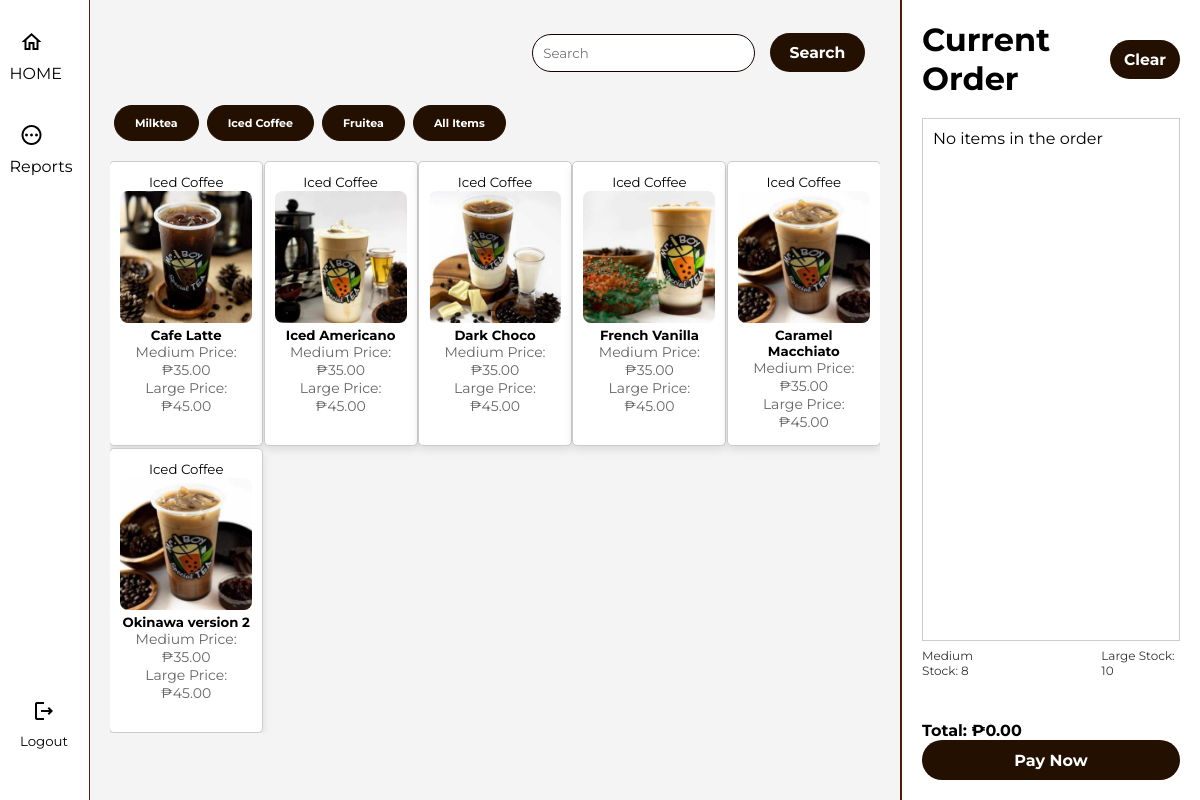
Page /order_management.php?category_id=12 (signed in) on the committed database.
### tables this page shows
CREATE TABLE `categories` (
  `id` int(11) NOT NULL,
  `name` varchar(255) NOT NULL,
  `image` varchar(255) NOT NULL
);

CREATE TABLE `items` (
  `id` int(11) NOT NULL,
  `name` varchar(100) NOT NULL,
  `category_id` int(11) NOT NULL,
  `image` varchar(255) DEFAULT NULL,
  `medium_price` decimal(10,2) NOT NULL,
  `large_price` decimal(10,2) NOT NULL,
  `medium_size` int(11) DEFAULT 0,
  `large_size` int(11) DEFAULT 0,
  `is_deleted` tinyint(1) DEFAULT 0,
  `status` tinyint(1) DEFAULT 1,
  `quantity` int(11) NOT NULL DEFAULT 0
);

### order_management.php (the view, shortened to what this page needs)
<?php
include 'config.php';
$search_term = $_GET['search'] ?? '';
$category_id = $_GET['category_id'] ?? null;
if (!empty($search_term)) {
    $item_query = $conn->prepare("SELECT items.*, categories.name AS category_name FROM items
                                  JOIN categories ON items.category_id = categories.id
                                  WHERE items.name LIKE ?");
    $like_term = "%" . $search_term . "%";
    $item_query->bind_param("s", $like_term);
    $item_query->execute();
    $items = $item_query->get_result();
} else {
    if ($category_id) {
        $item_query = $conn->prepare("SELECT items.*, categories.name AS category_name FROM items
                                      JOIN categories ON items.category_id = categories.id
                                      WHERE items.category_id = ?");
        $item_query->bind_param("i", $category_id);
        $item_query->execute();
        $items = $item_query->get_result();
    } else {
        $items = $conn->query("SELECT items.*, categories.name AS category_name FROM items
                               JOIN categories ON items.category_id = categories.id");
    }
}
$totalAmount = array_reduce($_SESSION['order'], function ($sum, $order_item) {
    return $sum + ($order_item['price'] * $order_item['quantity']);
}, 0);
$categories = $conn->query("SELECT * FROM categories");
$first_cup_query = $conn->query("SELECT id, name, medium_size, large_size FROM items LIMIT 1");
$first_cup = $first_cup_query->fetch_assoc();
$remainingMedium = $first_cup ? $first_cup['medium_size'] : 0;
$remainingLarge = $first_cup ? $first_cup['large_size'] : 0;
?>
<!DOCTYPE html>
<html lang="en">
<head>
    <link rel="stylesheet" href="meme.css">
</head>
<body>
    <div class="container">
        <div class="sidebar">
            <?php include 'order_side.php' ?>
        </div>
        <div class="main-content">
            <div class="search-container">
                <form method="GET" action="order_management.php">
                    <input type="text" placeholder="Search" name="search" id="search-input" autocomplete="off" list="suggestions-list">
                    <button class="search-button" type="submit">
                        <h3>Search</h3>
                    </button>
                </form>
            </div>
            <div class="buttons-container">
                <?php while ($row = $categories->fetch_assoc()) { ?>
                    <form method="GET" action="order_management.php" style="display: inline;">
                        <button class="category-button" type="submit">
                            <h5><?= $row['name'] ?></h5>
                        </button>
                    </form>
                <?php } ?>
                <form method="GET" action="order_management.php" style="display: inline;">
                    <button class="category-button" type="submit">
                        <h5>All Items</h5>
                    </button>
                </form>
            </div>
            <div class="product-container">
                <div class="product-grid">
                    <?php while ($item = $items->fetch_assoc()) {
                        $mediumOutOfStock = ($item['medium_size'] <= 0);
                        $largeOutOfStock = ($item['large_size'] <= 0);
                        $outOfStockClass = ($mediumOutOfStock && $largeOutOfStock) ? 'out-of-stock' : '';
                    ?>
                        <?php if ($item['quantity'] > 0): ?>
                            <div class="product-item <?= $item['status'] == 0 ? 'out-of-stock' : '' ?>" data-item-id="<?= $item['id'] ?>">
                                <small class="category-name"><?= htmlspecialchars($item['category_name']) ?></small>
                                <img src="<?= $item['image'] ?>" alt="Product Image">
                                <h5 class="<?= $outOfStockClass ?>"><?= htmlspecialchars($item['name']) ?></h5>
                                <p>Medium Price: ₱<?= number_format($item['medium_price'], 2) ?>
                                </p>
                                <p>Large Price: ₱<?= number_format($item['large_price'], 2) ?>
                                </p>
                            </div>
                        <?php endif; ?>
                    <?php } ?>
                </div>
            </div>
        </div>
        <div class="order-section">
            <div class="order-header">
                <h1>Current Order</h1>
                <form method="POST" action="order_management.php" onsubmit="return confirmClearOrder();">
                    <button class="clear-button" type="submit" name="clear_order">
                        <h3>Clear</h3>
                    </button>
                </form>
            </div>
            <div class="order-list" id="order-list">
                <?php if (!empty($_SESSION['order'])): ?>
                    <ul>
                        <?php foreach ($_SESSION['order'] as $order_item): ?>
                            <li class="order-item" data-item-id="<?= $order_item['id'] ?>">
                                <img src="<?= $order_item['image'] ?>" alt="Item Image" class="order-item-image">
                                <div class="order-item-details">
                                    <h5><?= $order_item['name'] ?></h5>
                                    <p>₱<?= $order_item['price'] ?></p>
                                </div>
                                <div class="order-item-actions">
                                    <input type="number" value="<?= $order_item['quantity'] ?>" class="item-quantity" min="1">
                                    <span class="material-icons-outlined delete-icon">delete</span>
                                </div>
                            </li>
                        <?php endforeach; ?>
                    </ul>
                <?php else: ?>
                    <p>No items in the order</p>
                <?php endif; ?>
            </div>
            <div class="order-footer">
                <div class="quantity-labels">
                    <p style="text-decoration: <?= ($remainingMedium <= 0) ? 'line-through' : 'none'; ?>">
                        Medium Stock: <?= $remainingMedium ?>
                    </p>
                    <p style="text-decoration: <?= ($remainingLarge <= 0) ? 'line-through' : 'none'; ?>">
                        Large Stock: <?= $remainingLarge ?>
                    </p>
                </div>
            </div>
            <div class="order-footer1">
                <p>Total: ₱<span id="total-amount"><?= number_format($totalAmount, 2); ?></span></p>
                <div class="payment-buttons">
                    <button class="pay-now" id="pay-now-btn">
                        <h1>Pay Now</h1>
                    </button>
                </div>
            </div>
        </div>
    </div>
</body>
</html>

### meme.css (style rules this page uses)
* { margin: 0; padding: 0; box-sizing: border-box; font-family: "Montserrat", sans-serif; }
body { font-family: Arial, sans-serif; background-color: #f4f4f4; }
.container { display: flex; height: 100vh; overflow: hidden; }
.sidebar { background-color: #ffffff; width: 90px; display: flex; flex-direction: column; justify-content: space-between; padding: 10px; align-items: center; border-right: 1px solid #502311; }
.main-content { flex-grow: 1; padding: 20px; margin-right: 25%; }
.search-container { padding: 13px; margin-bottom: 20px; }
.search-container input { width: 30%; padding: 10px; border: 1px solid #180000; border-radius: 500px; margin-left: 55%; }
.search-button { padding: 10px 20px; border: none; background-color: #241001; cursor: pointer; border-radius: 500px; margin-left: 10px; color: #fff }
.buttons-container { display: flex; margin-bottom: 20px; }
.category-button { padding: 10px 20px; border: none; background-color: #241001; cursor: pointer; border-radius: 500px; border: 01px solid #241001; margin: 0 4px; color: #fff }
.product-container { max-height: calc(100vh - 150px); overflow-y: auto; padding: 0px; }
.product-grid { display: grid; grid-template-columns: repeat(auto-fill, minmax(140px, 6fr)); gap: 2px; padding: 0px; justify-items: center; }
.product-item { background-color: #fff; border: 1px solid #ccc; border-radius: 5px; text-align: center; padding: 10px; width: 154px; height: 285px; box-shadow: 0 4px 8px rgba(0, 0, 0, 0.1); transition: transform 0.2s, box-shadow 0.2s; }
.product-item img { width: 100%; height: auto; border-radius: 8px; }
.product-item p { font-size: 14px; color: #666; }
.order-section { position: fixed; right: 0; top: 0; width: 25%; height: 100vh; background-color: white; padding: 20px; border-left: 2px solid #4b1c0e; display: flex; flex-direction: column; justify-content: space-between; overflow-y: auto; }
.order-header { display: flex; justify-content: space-between; align-items: center; margin-bottom: 20px; }
.clear-button { padding: 10px 14px; border: none; background-color: #241001; cursor: pointer; border-radius: 500px; color:#fff }
.order-list { height: 300%; overflow-y: auto; border: 1px solid #ccc; padding: 10px; margin-bottom: 20px; }
.order-footer { display: flex; justify-content: space-between; align-items: center; border-radius:0% 100% 0% 100% / 100% 0% 100% 0%; }
.payment-buttons { display: flex; gap: 10px; }
.pay-later, .pay-now { padding: 10px; border: none; cursor: pointer; border-radius: 500px; height: 40px; font-size: 8px; font-weight: bold; text-align: center; width:200%; }
.pay-now { background-color: #241001; color:#fff }
.order-footer { margin-top: 20px; display: flex; justify-content: space-between; align-items: center; }
.quantity-labels { margin-bottom: 10px; display: flex; flex-direction: row; height:240%; gap:90px; font-size: 12px; color: #333; }
.order-footer1 { align-content:center; height:10%; font-weight: bold; }

### rows in the picture
categories: name "Milktea"
categories: name "Iced Coffee"
categories: name "Fruitea"
items: category.name "Iced Coffee", image (picture), name "Cafe Latte", medium_price "35.00", large_price "45.00", medium_size "8", large_size "10"
items: category.name "Iced Coffee", image (picture), name "Iced Americano", medium_price "35.00", large_price "45.00"
items: category.name "Iced Coffee", image (picture), name "Dark Choco", medium_price "35.00", large_price "45.00"
items: category.name "Iced Coffee", image (picture), name "French Vanilla", medium_price "35.00", large_price "45.00"
items: category.name "Iced Coffee", image (picture), name "Caramel Macchiato", medium_price "35.00", large_price "45.00"
items: category.name "Iced Coffee", image (picture), name "Okinawa version 2", medium_price "35.00", large_price "45.00"

### other values in the picture
$totalAmount "0.00"
